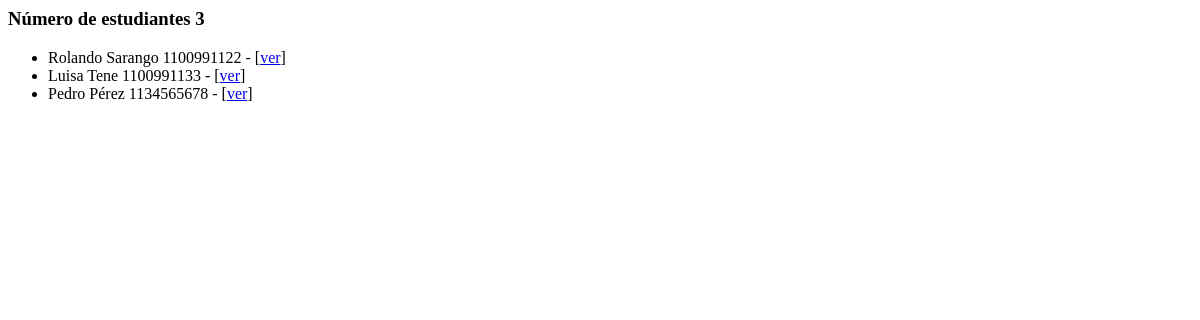
Before: /administrativo/bienvenidos with the older database file.
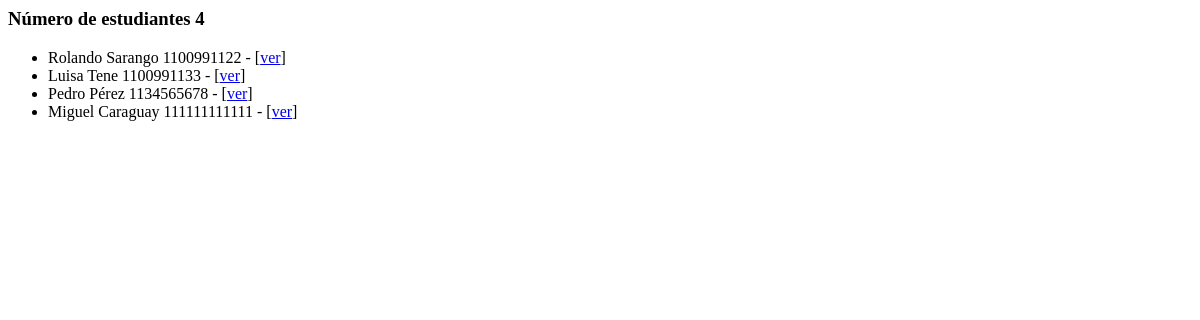
After: the same page with the newer database file.
### administrativo/models.py (models this page shows)
class Estudiante(models.Model):
    nombre = models.CharField(max_length=30)
    apellido = models.CharField(max_length=30)
    cedula = models.CharField(max_length=30, unique=True)
    def __str__(self):
        return "%s %s %s" % (self.nombre,
                self.apellido,
                self.cedula)

### administrativo/views.py (the view)
# urls.py: path('bienvenidos', views.index, name='index'),
def index(request):
    estudiantes = Estudiante.objects.all()
    informacion_template = {'estudiantes': estudiantes, 'numero_estudiantes': len(estudiantes)}
    return render(request, 'index.html', informacion_template)

### administrativo/templates/index.html
<h3>Número de estudiantes {{ numero_estudiantes }}</h3>
<ul>
 {% for e in estudiantes %}
  <li>
    {{ e }} - [<a href="{% url 'obtener_estudiante' e.id %}">ver</a>]
  </li>
{% endfor %}
</ul>

Changed rows visible on the page:
added Estudiante: nombre+apellido+cedula "Miguel Caraguay 111111111111"
Other visible differences:
{{ numero_estudiantes }}: "3" → "4"
